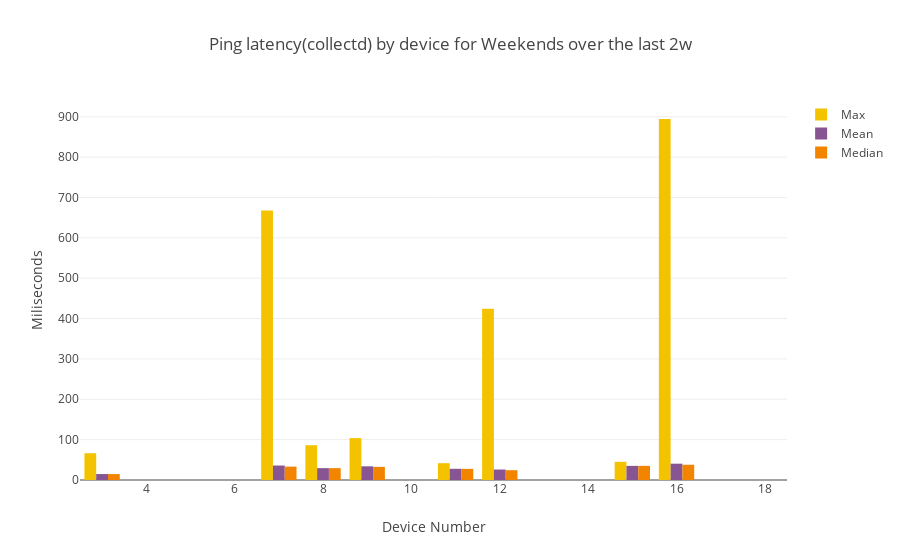

The code cell stored with this chart in its notebook:
### Code cell
day_group="Weekend"
subset=by_group_by_device_p1[by_group_by_device_p1["day_group"]==day_group]
combined_bar_plot_3traces(xvalues=subset["SK_PI"],
                         yvalues1=subset["max"],
                         yvalues2=subset["mean"],
                         yvalues3=subset["median"],
                         name1="Max",
                         name2="Mean",
                         name3="Median",
                         title="Ping latency(collectd) by device for "+day_group+"s over the last "+time_interval,
                         stack=False)

### Figure 1 — Plotly figure (JSON) as saved in the notebook; plotly's stock layout.template omitted (floating-point values rounded to 4 significant figures)
{"data": [{"marker": {"color": "F3C300"}, "name": "Max", "type": "bar", "x": [3, 7, 8, 9, 11, 12, 15, 16, 17, 18], "y": [66.35, 668.0, 86.23, 103.8, 41.68, 424.3, 45.12, 894.4, null, null]}, {"marker": {"color": "875692"}, "name": "Mean", "type": "bar", "x": [3, 7, 8, 9, 11, 12, 15, 16, 17, 18], "y": [14.78, 35.86, 29.41, 33.91, 27.74, 26.0, 35.01, 40.41, null, null]}, {"marker": {"color": "F38400"}, "name": "Median", "type": "bar", "x": [3, 7, 8, 9, 11, 12, 15, 16, 17, 18], "y": [14.73, 33.18, 29.36, 32.49, 27.59, 24.32, 35.01, 37.76, null, null]}], "layout": {"title": "Ping latency(collectd) by device for Weekends over the last 2w", "xaxis": {"title": "Device Number"}, "yaxis": {"title": "Miliseconds"}}}
